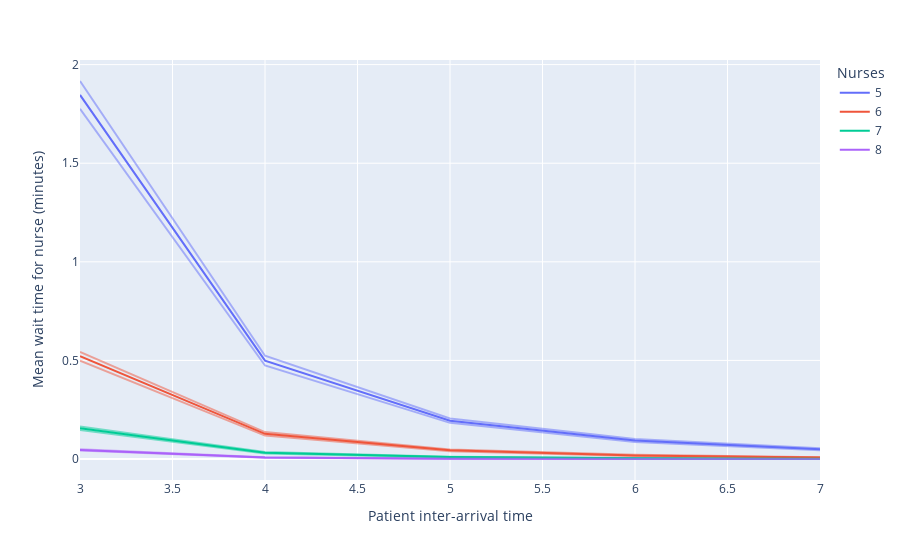

Notebook cell for this chart:
### Code cell
result, fig = plot_scenario(
    results=scenario_results,
    x_var='patient_inter',
    result_var='mean_q_time_nurse',
    colour_var='number_of_nurses',
    xaxis_title='Patient inter-arrival time',
    yaxis_title='Mean wait time for nurse (minutes)',
    legend_title='Nurses')

### Figure 1 — Plotly figure (JSON) as saved in the notebook; plotly's stock layout.template omitted (floating-point values rounded to 4 significant figures)
{"data": [{"hovertemplate": "number_of_nurses=5<br>patient_inter=%{x}<br>mean=%{y}<extra></extra>", "legendgroup": "5", "line": {"color": "#636efa", "dash": "solid"}, "marker": {"symbol": "circle"}, "mode": "lines", "name": "5", "orientation": "v", "showlegend": true, "type": "scatter", "x": [3, 4, 5, 6, 7], "xaxis": "x", "y": [1.846, 0.499, 0.1945, 0.09373, 0.04939], "yaxis": "y"}, {"hovertemplate": "number_of_nurses=6<br>patient_inter=%{x}<br>mean=%{y}<extra></extra>", "legendgroup": "6", "line": {"color": "#EF553B", "dash": "solid"}, "marker": {"symbol": "circle"}, "mode": "lines", "name": "6", "orientation": "v", "showlegend": true, "type": "scatter", "x": [3, 4, 5, 6, 7], "xaxis": "x", "y": [0.521, 0.1277, 0.04427, 0.01828, 0.00797], "yaxis": "y"}, {"hovertemplate": "number_of_nurses=7<br>patient_inter=%{x}<br>mean=%{y}<extra></extra>", "legendgroup": "7", "line": {"color": "#00cc96", "dash": "solid"}, "marker": {"symbol": "circle"}, "mode": "lines", "name": "7", "orientation": "v", "showlegend": true, "type": "scatter", "x": [3, 4, 5, 6, 7], "xaxis": "x", "y": [0.1559, 0.03167, 0.009584, 0.003532, 0.001338], "yaxis": "y"}, {"hovertemplate": "number_of_nurses=8<br>patient_inter=%{x}<br>mean=%{y}<extra></extra>", "legendgroup": "8", "line": {"color": "#ab63fa", "dash": "solid"}, "marker": {"symbol": "circle"}, "mode": "lines", "name": "8", "orientation": "v", "showlegend": true, "type": "scatter", "x": [3, 4, 5, 6, 7], "xaxis": "x", "y": [0.04633, 0.007822, 0.001918, 0.0007798, 0.000257], "yaxis": "y"}, {"hovertemplate": "number_of_nurses=5<br>patient_inter=%{x}<br>ci_upper=%{y}<extra></extra>", "legendgroup": "5", "line": {"color": "#636efa", "dash": "solid"}, "marker": {"symbol": "circle"}, "mode": "lines", "name": "5", "opacity": 0.5, "orientation": "v", "showlegend": false, "type": "scatter", "x": [3, 4, 5, 6, 7], "xaxis": "x", "y": [1.917, 0.5238, 0.2056, 0.1013, 0.05432], "yaxis": "y"}, {"hovertemplate": "number_of_nurses=6<br>patient_inter=%{x}<br>ci_upper=%{y}<extra></extra>", "legendgroup": "6", "line": {"color": "#EF553B", "dash": "solid"}, "marker": {"symbol": "circle"}, "mode": "lines", "name": "6", "opacity": 0.5, "orientation": "v", "showlegend": false, "type": "scatter", "x": [3, 4, 5, 6, 7], "xaxis": "x", "y": [0.543, 0.1367, 0.0486, 0.02115, 0.009466], "yaxis": "y"}, {"hovertemplate": "number_of_nurses=7<br>patient_inter=%{x}<br>ci_upper=%{y}<extra></extra>", "legendgroup": "7", "line": {"color": "#00cc96", "dash": "solid"}, "marker": {"symbol": "circle"}, "mode": "lines", "name": "7", "opacity": 0.5, "orientation": "v", "showlegend": false, "type": "scatter", "x": [3, 4, 5, 6, 7], "xaxis": "x", "y": [0.1648, 0.03512, 0.0114, 0.004702, 0.001891], "yaxis": "y"}, {"hovertemplate": "number_of_nurses=8<br>patient_inter=%{x}<br>ci_upper=%{y}<extra></extra>", "legendgroup": "8", "line": {"color": "#ab63fa", "dash": "solid"}, "marker": {"symbol": "circle"}, "mode": "lines", "name": "8", "opacity": 0.5, "orientation": "v", "showlegend": false, "type": "scatter", "x": [3, 4, 5, 6, 7], "xaxis": "x", "y": [0.05001, 0.009185, 0.00259, 0.001204, 0.0004402], "yaxis": "y"}, {"hovertemplate": "number_of_nurses=5<br>patient_inter=%{x}<br>ci_lower=%{y}<extra></extra>", "legendgroup": "5", "line": {"color": "#636efa", "dash": "solid"}, "marker": {"symbol": "circle"}, "mode": "lines", "name": "5", "opacity": 0.5, "orientation": "v", "showlegend": false, "type": "scatter", "x": [3, 4, 5, 6, 7], "xaxis": "x", "y": [1.776, 0.4743, 0.1833, 0.08618, 0.04446], "yaxis": "y"}, {"hovertemplate": "number_of_nurses=6<br>patient_inter=%{x}<br>ci_lower=%{y}<extra></extra>", "legendgroup": "6", "line": {"color": "#EF553B", "dash": "solid"}, "marker": {"symbol": "circle"}, "mode": "lines", "name": "6", "opacity": 0.5, "orientation": "v", "showlegend": false, "type": "scatter", "x": [3, 4, 5, 6, 7], "xaxis": "x", "y": [0.499, 0.1188, 0.03995, 0.01541, 0.006475], "yaxis": "y"}, {"hovertemplate": "number_of_nurses=7<br>patient_inter=%{x}<br>ci_lower=%{y}<extra></extra>", "legendgroup": "7", "line": {"color": "#00cc96", "dash": "solid"}, "marker": {"symbol": "circle"}, "mode": "lines", "name": "7", "opacity": 0.5, "orientation": "v", "showlegend": false, "type": "scatter", "x": [3, 4, 5, 6, 7], "xaxis": "x", "y": [0.147, 0.02823, 0.007766, 0.002363, 0.0007849], "yaxis": "y"}, {"hovertemplate": "number_of_nurses=8<br>patient_inter=%{x}<br>ci_lower=%{y}<extra></extra>", "legendgroup": "8", "line": {"color": "#ab63fa", "dash": "solid"}, "marker": {"symbol": "circle"}, "mode": "lines", "name": "8", "opacity": 0.5, "orientation": "v", "showlegend": false, "type": "scatter", "x": [3, 4, 5, 6, 7], "xaxis": "x", "y": [0.04265, 0.00646, 0.001247, 0.0003558, 7.385e-05], "yaxis": "y"}], "layout": {"legend": {"title": {"text": "Nurses"}, "tracegroupgap": 0}, "margin": {"t": 60}, "xaxis": {"anchor": "y", "domain": [0, 1], "title": {"text": "Patient inter-arrival time"}}, "yaxis": {"anchor": "x", "domain": [0, 1], "title": {"text": "Mean wait time for nurse (minutes)"}}}}
